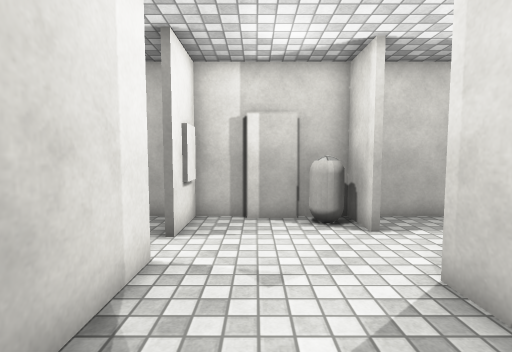
View 1 (above)

12 first-person views from a walk through a scene from a Unity 3-D project. The camera is 1.3 m above the floor, tilts 4° down and sees 85° across. The floor is counted in squares, 0.67 m on a side. Each view is taken from the middle of a square. On the plan, view 1 faces up. The plan holds only what a view shows up to about 16 squares ahead; the rest is blank. The place goes on beyond the plan. The player is left out. Surface patterns are stand-ins for the level's own textures.

View 2
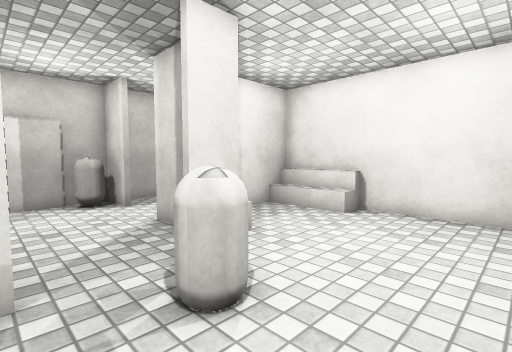

View 3
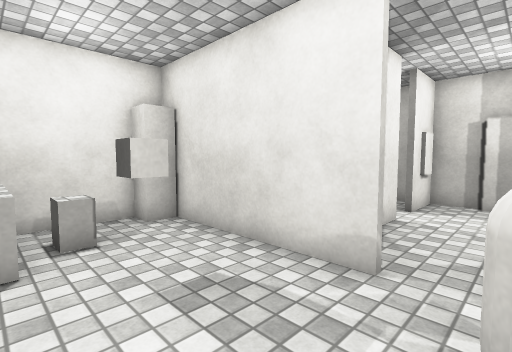

View 4
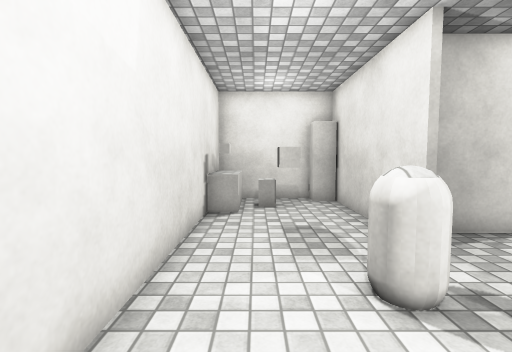

View 5
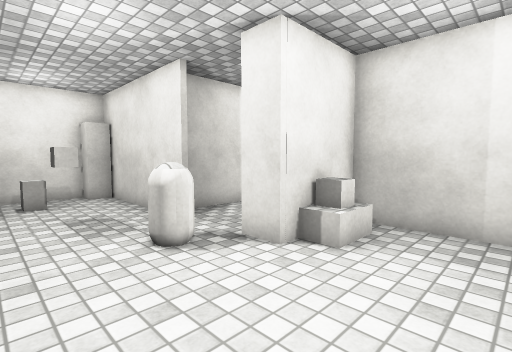

View 6
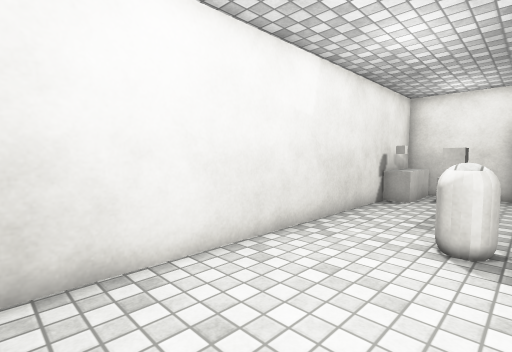

View 7
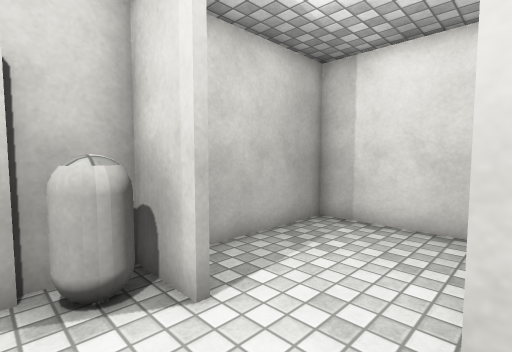

View 8
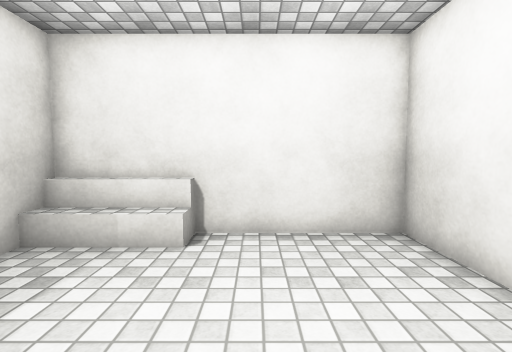

View 9
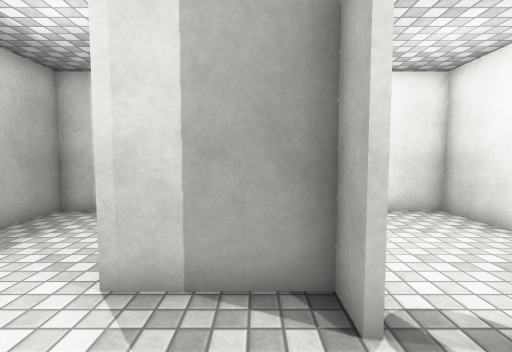

View 10
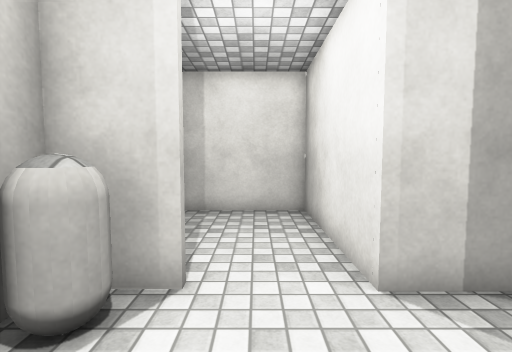

View 11
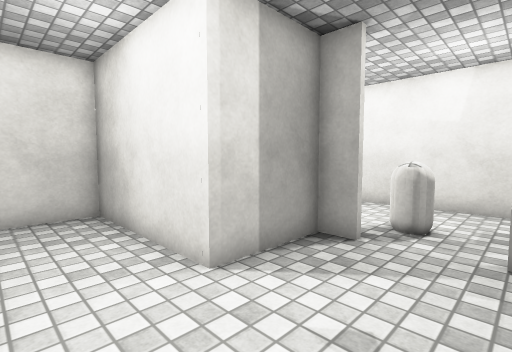

View 12
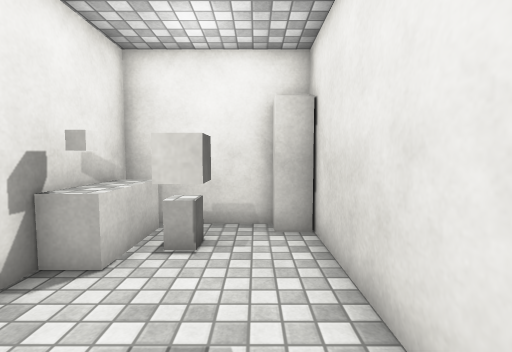

### Floor plan
Points are (right, up) in squares from view 1. A wall is a line through its corners. A room is listed if a view was taken in it or the views show most of it. See-through windows are left out.
Room 1 (views 1, 2, 3, 4, 5, 6, 8, 12)
walls: (-0.6, 0.5) (-7.4, 0.5); (-7, -0.5) (-8, -0.5) (-8, -4.7) (9, -4.7) (9, 4) (3.1, 4) (3.1, 0.5) (1.8, 0.5)
ways out: opening at (0.5, 1) to room 2
objects: block (-7, -4) to (-6, -4); block (-6, -3) to (-6, -2); cube (-5, -4); cube (-4, -2); capsule (1, -1); other object (9, 1)
Room 2 (views 7, 9, 10, 11)
walls: (2.9, 7) (2.9, 9) (1.2, 9); (1.4, 8.7) (-0.4, 8.7); (1.8, 0.9) (2.9, 0.9) (2.9, 4.2) (9, 4.2); (-2, 5.1) (-2, 1.4); (-0.2, 9) (-2, 9) (-2, 6.5); (9, 4) (9, 9) (3.9, 9)
ways out: opening at (0.5, 1) to room 1
objects: capsule (2, 8)

Where each view was taken, in squares from view 1:
view 1: 0 up, 0 right, facing up
view 2: 4 down, 1 left, facing up-right
view 3: 4 down, 1 right, facing up-left
view 4: 3 down, 5 right, facing left
view 5: 4 down, 7 right, facing up-left
view 6: 0 up, 8 right, facing down-left
view 7: 4 up, 1 right, facing up-right
view 8: 1 down, 2 right, facing right
view 9: 2 up, 1 left, facing right
view 10: 6 up, 1 left, facing right
view 11: 7 up, 1 left, facing down-right
view 12: 1 down, 0 right, facing left
